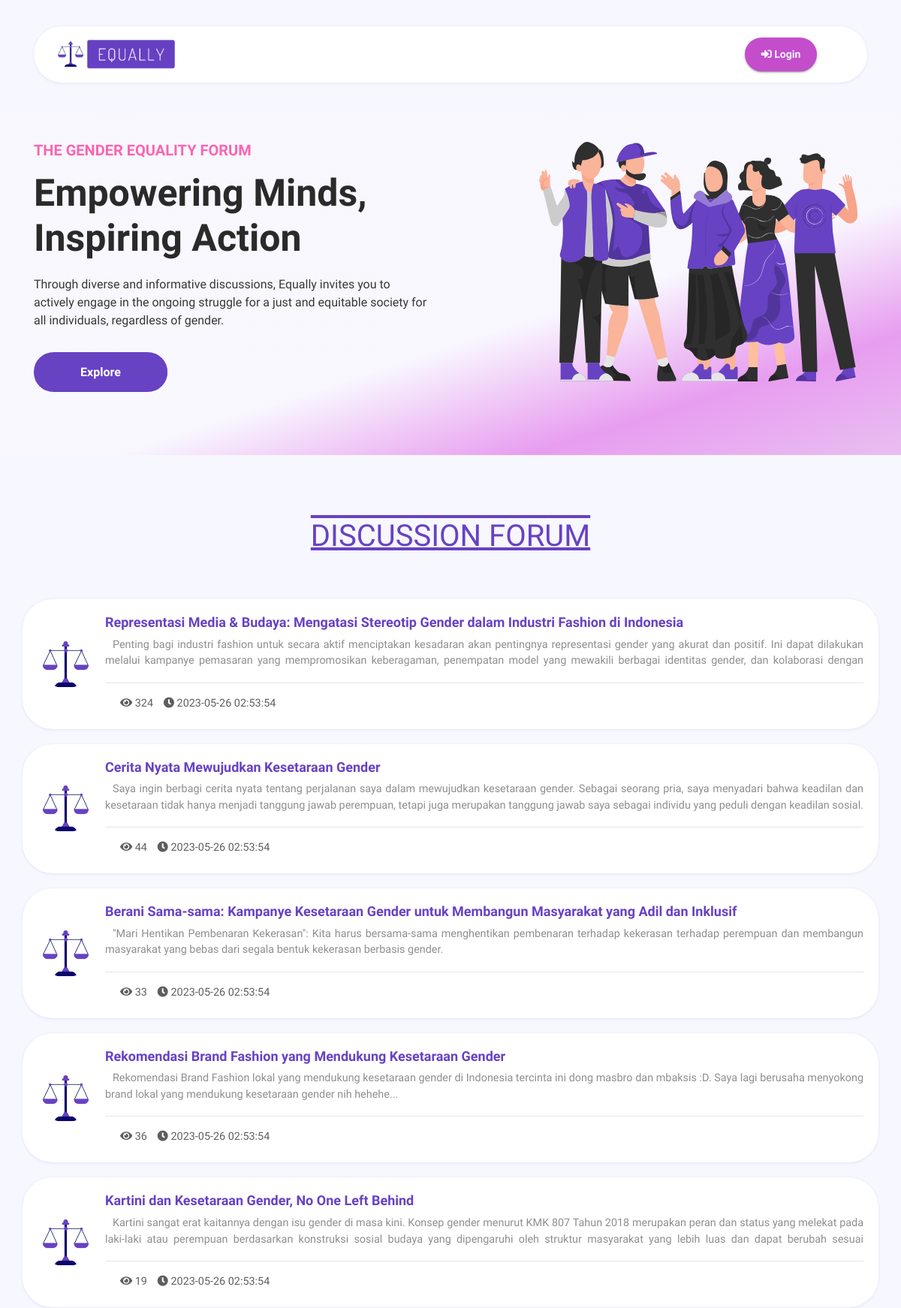
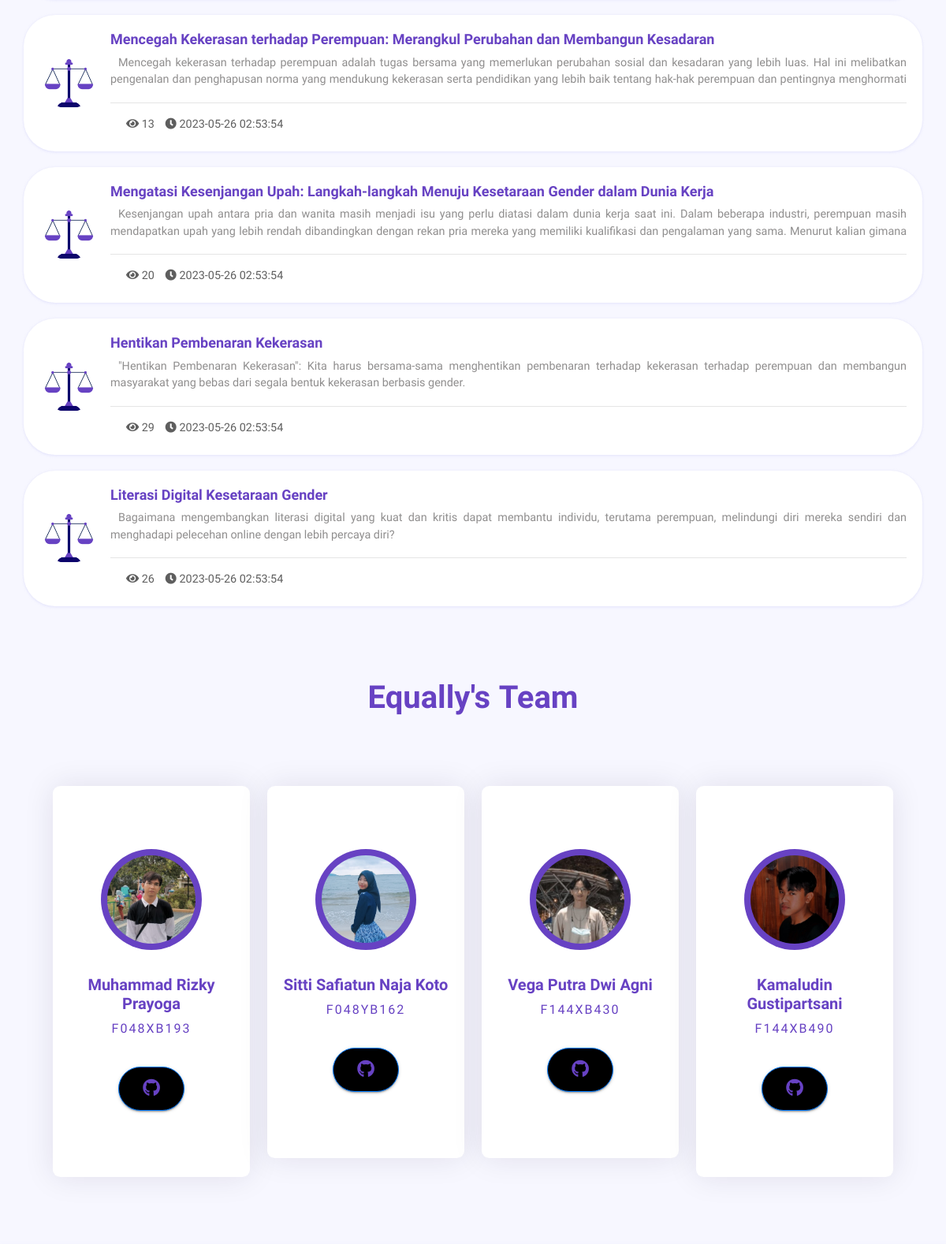
The page / (upper part) on the database its author committed (2 pictures, top to bottom).
### tables this page shows
CREATE TABLE `equally_topics` (
  `id` int(11) NOT NULL,
  `title` varchar(225) DEFAULT NULL,
  `description` text DEFAULT NULL,
  `url` varchar(225) NOT NULL,
  `user_id` int(11) DEFAULT NULL,
  `date_post` datetime DEFAULT current_timestamp(),
  `count` int(11) NOT NULL,
  `active` varchar(5) NOT NULL DEFAULT 'YES'
);

### application/views/template.php (called while the page is built, shortened)
<?php $this->load->view('template/header'); ?>
<?php $this->load->view($main_content); ?>

### application/controllers/Pages.php (called while the page is built, shortened)
<?php
class Pages extends CI_Controller {
	public function __construct(){
		$this->load->model('model_forum');
		$this->load->model('model_user');
    }
	public function index($ofset = 0){
		$this->load->library('pagination');
		$output = $this->model_forum->get_topics($config['per_page'], $ofset);
		$data['posts'] = $this->get_topics($output);
		$data['main_content'] ='pages/index';
    	$this->load->view('template', $data);
	}
	public function get_topics($data){
		$parr = array(); $carr = array();
		$this->load->model('model_forum');
		if(!empty($data)){
			foreach($data as $rr){
				$carr['id'] = $rr->id;
				$carr['title'] = $rr->title;
				$carr['description'] = $rr->description;
				$carr['url'] = $rr->url;
				$carr['count'] = $rr->count;
				$single = $this->model_user->single_user($rr->user_id);
				$carr['user_id'] = $rr->user_id;
				$carr['user_url'] = $single->url;
				$carr['date_post'] = $rr->date_post;
				array_push($parr, $carr);
			}
			return $parr;
		}
	}
}

### index.php (called while the page is built, shortened)
<?php
require_once BASEPATH.'core/CodeIgniter.php';

### application/models/model_forum.php (called while the page is built, shortened)
<?php
class Model_forum extends CI_Model{
	public function get_topics($limit, $ofset){
		$this->db->where('active', 'YES');
		$this->db->order_by('id', 'desc');
		$this->db->limit($limit, $ofset);
		$output = $this->db->get('topics');
		if($r = $output->result()){
			return $r;
		}
	}
}
?>

### application/views/pages/section/topic_list.php (the view, shortened to what this page needs)
<?php $co = 0; if(!empty($posts)): foreach($posts as $p): $co++; ?>
<div  class="user-post-section d-flex justify-content-between" id="recent-post">
  <div class="image-cover d-none d-sm-block align-self-center">
   	<img src="assets/images/favicon.png" alt=""></a>
  </div>
  <div class="post-detail w-100 align-self-center">
  <a href="<?php echo base_url() ?>topic/<?php echo $p['url'] ?>">
    <h2><?php echo $p['title']; ?></h2>
    <p ><?php echo $p['description']; ?> </p>
</a>
  <hr>
  <p style="margin-bottom:-20px">
    <i class="fas fa-eye"></i> <?php echo $p['count'] ?>
    <i class="fas fa-clock"></i> <?php echo $p['date_post'] ?></a>
  </p>
  </div>
</div>
<?php  endforeach; endif; ?>

### assets/css/style.css (style rules this page uses)
* { margin: 0px; padding: 0px; list-style: none; scroll-behavior: smooth; font-family: 'Dosis', sans-serif; }
img { max-width: 100%; }
a { text-decoration: none; outline: none; font-weight: 400; color: #747272; }
html, body { height: 100%; }
p { margin-bottom: 0px; width: 100%; }
::placeholder { color: #747f8a !important; font-size: 13px; opacity: .5 !important; }
body { background-color: #f7f7ff !important; color: #373737; width: 100%; overflow-x: hidden; }
.user-post-section { box-shadow: 0 2px 3px 0 rgba(218, 218, 253, 0.35), 0 0px 3px 0 rgba(206, 206, 238, 0.35); background-color: #FFF; margin-bottom: 20px; border-radius: 40px; }
.user-post-section .post-detail { padding: 20px; overflow: hidden; }
.user-post-section .post-detail h2 { color: #6742c3; font-weight: 600; font-size: 18px; }
.user-post-section .post-detail p { opacity: 80%; font-size: 0.9rem; text-indent: 10px; height: 45px; overflow: hidden; text-align: justify; }
.user-post-section .image-cover { padding-left: 25px; }
.user-post-section .image-cover img { border-radius: 50px; max-width: 65px; }

### rows shown on the page
equally_topics: title "Representasi Media & Budaya: Mengatasi Stereotip Gender dalam Industri Fashion di Indonesia", description "Penting bagi industri fashion untuk secara aktif menciptakan kesadaran akan pentingnya representasi gender yang akurat dan positif. Ini dapat dilakukan melalui kampanye pemasaran yang mempromosikan keberagaman, penempatan model yang mewakili berbagai identitas gender, dan kolaborasi dengan…", count "324", date_post "2023-05-26 02:53:54"
equally_topics: title "Cerita Nyata Mewujudkan Kesetaraan Gender", description "Saya ingin berbagi cerita nyata tentang perjalanan saya dalam mewujudkan kesetaraan gender. Sebagai seorang pria, saya menyadari bahwa keadilan dan kesetaraan tidak hanya menjadi tanggung jawab perempuan, tetapi juga merupakan tanggung jawab saya sebagai individu yang peduli dengan keadilan sosial.…", count "44", date_post "2023-05-26 02:53:54"
equally_topics: title "Berani Sama-sama: Kampanye Kesetaraan Gender untuk Membangun Masyarakat yang Adil dan Inklusif", description "\"Mari Hentikan Pembenaran Kekerasan\": Kita harus bersama-sama menghentikan pembenaran terhadap kekerasan terhadap perempuan dan membangun masyarakat yang bebas dari segala bentuk kekerasan berbasis gender.", count "33", date_post "2023-05-26 02:53:54"
equally_topics: title "Rekomendasi Brand Fashion yang Mendukung Kesetaraan Gender", description "Rekomendasi Brand Fashion lokal yang mendukung kesetaraan gender di Indonesia tercinta ini dong masbro dan mbaksis :D. Saya lagi berusaha menyokong brand lokal yang mendukung kesetaraan gender nih hehehe...", count "36", date_post "2023-05-26 02:53:54"
equally_topics: title "Kartini dan Kesetaraan Gender, No One Left Behind", description "Kartini sangat erat kaitannya dengan isu gender di masa kini. Konsep gender menurut KMK 807 Tahun 2018 merupakan peran dan status yang melekat pada laki-laki atau perempuan berdasarkan konstruksi sosial budaya yang dipengaruhi oleh struktur masyarakat yang lebih luas dan dapat berubah sesuai…", count "19", date_post "2023-05-26 02:53:54"
equally_topics: title "Mencegah Kekerasan terhadap Perempuan: Merangkul Perubahan dan Membangun Kesadaran", description "Mencegah kekerasan terhadap perempuan adalah tugas bersama yang memerlukan perubahan sosial dan kesadaran yang lebih luas. Hal ini melibatkan pengenalan dan penghapusan norma yang mendukung kekerasan serta pendidikan yang lebih baik tentang hak-hak perempuan dan pentingnya menghormati…", count "13", date_post "2023-05-26 02:53:54"
equally_topics: title "Mengatasi Kesenjangan Upah: Langkah-langkah Menuju Kesetaraan Gender dalam Dunia Kerja", description "Kesenjangan upah antara pria dan wanita masih menjadi isu yang perlu diatasi dalam dunia kerja saat ini. Dalam beberapa industri, perempuan masih mendapatkan upah yang lebih rendah dibandingkan dengan rekan pria mereka yang memiliki kualifikasi dan pengalaman yang sama. Menurut kalian gimana…", count "20", date_post "2023-05-26 02:53:54"
equally_topics: title "Hentikan Pembenaran Kekerasan", description "\"Hentikan Pembenaran Kekerasan\": Kita harus bersama-sama menghentikan pembenaran terhadap kekerasan terhadap perempuan dan membangun masyarakat yang bebas dari segala bentuk kekerasan berbasis gender.", count "29", date_post "2023-05-26 02:53:54"
equally_topics: title "Literasi Digital Kesetaraan Gender", description "Bagaimana mengembangkan literasi digital yang kuat dan kritis dapat membantu individu, terutama perempuan, melindungi diri mereka sendiri dan menghadapi pelecehan online dengan lebih percaya diri?", count "26", date_post "2023-05-26 02:53:54"
